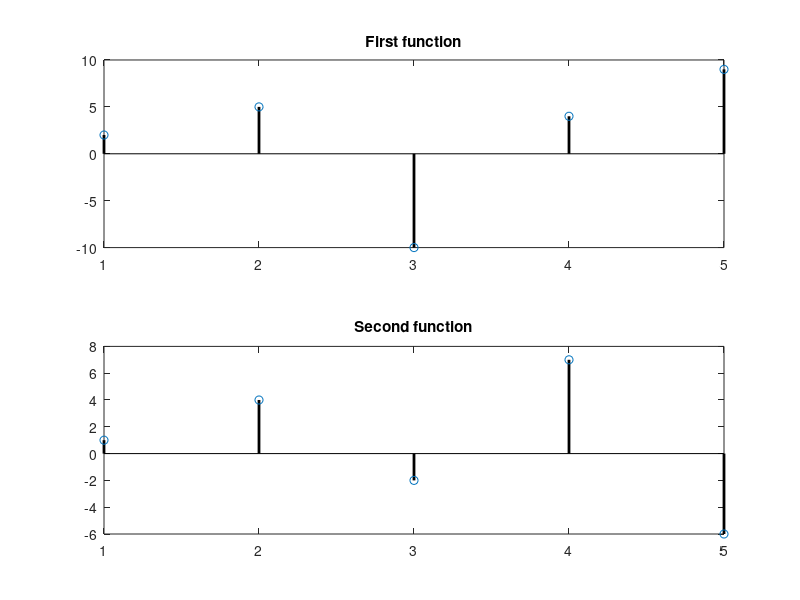
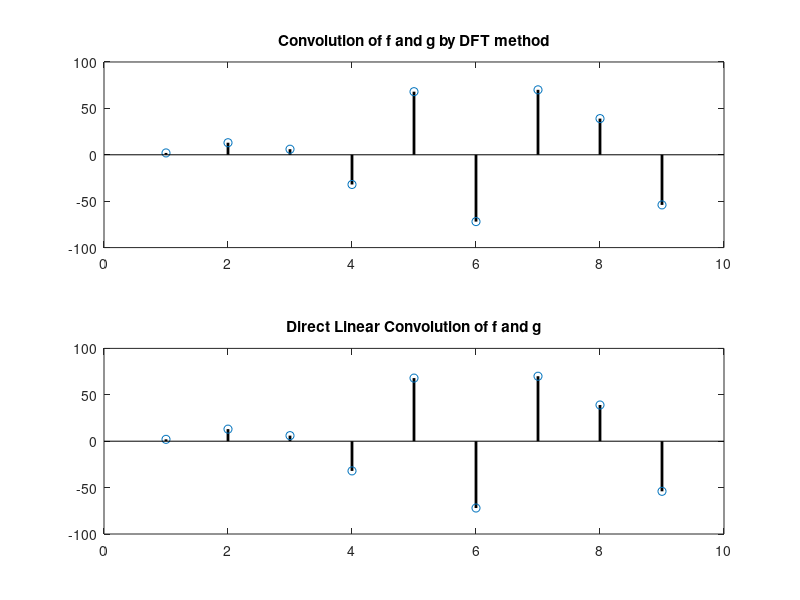

MATLAB code for these plots, in order:
x_n = [2 5 -10 4 9];
h_n = [1 4 -2 7 -6];
n = 1:5;
subplot(2,1,1);
stem(n,x_n,'LineWidth',2,'Color','k');
title("First function")
subplot(2,1,2);
stem(n,h_n,'LineWidth',2,'Color','k');
title("Second function")
N=2^nextpow2(max([length(x_n) length(h_n)]));   %gives the closest power of 2 
f_h=[x_n zeros(1,1+N-length(x_n))]; %giving zero padding for FFT
g_h=[h_n zeros(1,1+N-length(h_n))]; %same
dirconv=conv(x_n,h_n);
dftconv=ifft(fft(f_h).*fft(g_h));
figure;
subplot(2,1,1);
stem(dftconv,'LineWidth',2,'Color','k');
title('Convolution of f and g by DFT method')
subplot(2,1,2);
stem(dirconv,'LineWidth',2,'Color','k');
title('Direct Linear Convolution of f and g')